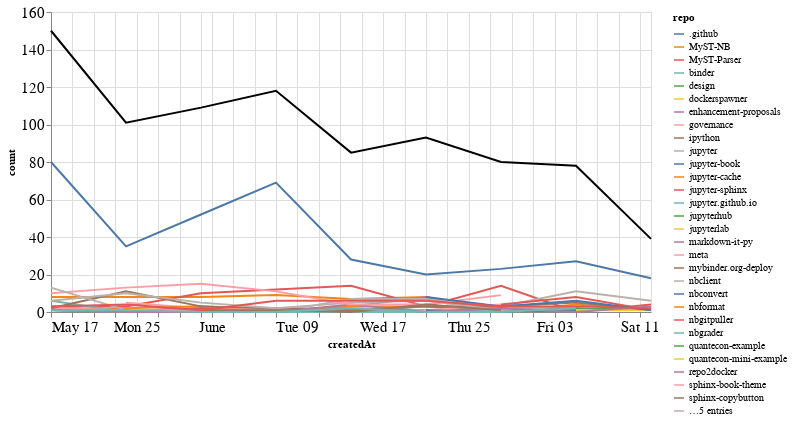

Notebook code for this chart:
### Markdown cell above
## Comments

### Code cell
comments_time = comments.groupby('repo').resample('W', on='createdAt').count()['author'].reset_index()
comments_time = comments_time.rename(columns={'author': 'count'})
comments_time_total = comments_time.groupby('createdAt').agg({"count": "sum"}).reset_index()
ch1 = alt.Chart(comments_time, width=600).mark_line().encode(
    x='createdAt',
    y='count',
    color='repo',
    tooltip="repo"
)

ch2 = alt.Chart(comments_time_total, width=600).mark_line(color="black").encode(
    x='createdAt',
    y='count',
)

ch1 + ch2

### Figure 1 — Vega-Lite specification as saved in the notebook (floating-point values rounded to 4 significant figures; data arrays with more than 128 entries replaced by an {"elided": "..."} marker saying what was removed)
{"config": {"axisLeft": {"labelFontSize": 15}, "axisBottom": {"labelFontSize": 15}}, "layer": [{"data": {"name": "data-c679f997da449f222a181d0ce50018b7"}, "mark": "line", "encoding": {"color": {"type": "nominal", "field": "repo"}, "tooltip": {"type": "nominal", "field": "repo"}, "x": {"type": "temporal", "field": "createdAt"}, "y": {"type": "quantitative", "field": "count"}}, "width": 600}, {"data": {"name": "data-592070357443efe285b6dc8aa1bfeaa2"}, "mark": {"type": "line", "color": "black"}, "encoding": {"x": {"type": "temporal", "field": "createdAt"}, "y": {"type": "quantitative", "field": "count"}}, "width": 600}], "$schema": "https://vega.github.io/schema/vega-lite/v4.8.1.json", "datasets": {"data-c679f997da449f222a181d0ce50018b7": {"elided": "185 records"}, "data-592070357443efe285b6dc8aa1bfeaa2": [{"createdAt": "2020-05-17T00:00:00", "count": 150}, {"createdAt": "2020-05-24T00:00:00", "count": 101}, {"createdAt": "2020-05-31T00:00:00", "count": 109}, {"createdAt": "2020-06-07T00:00:00", "count": 118}, {"createdAt": "2020-06-14T00:00:00", "count": 85}, {"createdAt": "2020-06-21T00:00:00", "count": 93}, {"createdAt": "2020-06-28T00:00:00", "count": 80}, {"createdAt": "2020-07-05T00:00:00", "count": 78}, {"createdAt": "2020-07-12T00:00:00", "count": 39}]}}
